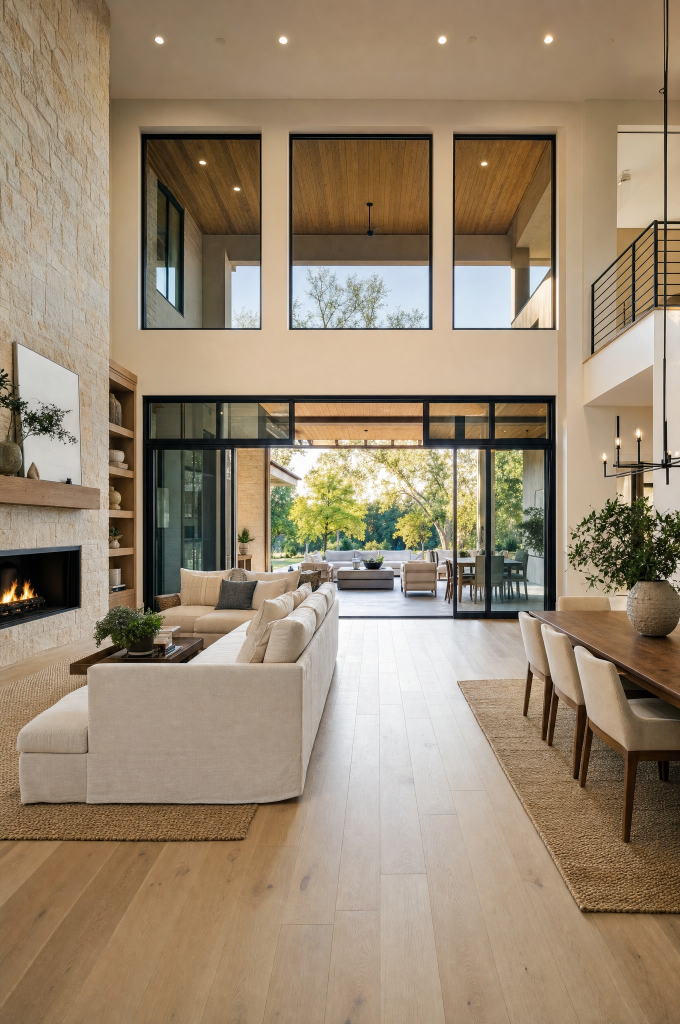
#> input picture docs/marketing/instagram-carousels/src/photos/great-room.jpg, 1360 x 2048 px (shown at 1/2 size); the run also reads 1 picture not shown here
$ python build_v3.py
#> lines starting #> are read from the running program, lines starting #| are printed output that depends on the picture; after the words box and inside, x2 and y2 are one past the last pixel; in counts of white or black regions, pixels touching at a corner belong together
### docs/marketing/instagram-carousels/src/agency.py
import os as _os; _HERE=_os.path.dirname(_os.path.abspath(__file__))
"""Carousel layouts, v2 — built around real app UI rather than text cards."""
import sys; sys.path.insert(0,_os.path.dirname(_os.path.abspath(__file__)))
from PIL import Image, ImageDraw, ImageFilter
from slidekit import *
from device import frame, CLEAN, DETAIL

M, CW = 84, W-168

def new(seed):
    img = ground("dark", seed); return img, ImageDraw.Draw(img)

def eyebrow(d, n, feature, y=140):
    txt = feature.upper(); f = XBOLD(26); x = M
    for ch in txt: d.text((x,y), ch, font=f, fill=LAVENDER); x += d.textlength(ch,font=f)+3.2
    return y+52

def detail(key, width, radius=0.045):
    shot, cr = DETAIL[key]
    return frame(shot, width, crop=cr, radius_ratio=radius, bezel_ratio=0.012, glare=False)

def device(shot, width):
    return frame(shot, width, crop=CLEAN.get(shot))

def foot(img, d, n=None, total=None, swipe_on=False):
    mk = mark(54); img.alpha_composite(mk, (M, H-112))
    d.text((M+72, H-100), "RENDPROP", font=XBOLD(25), fill=PAPER)
    if swipe_on:
        x=W-M
        t="SWIPE"; f=XBOLD(23)
        d.text((x-d.textlength(t,font=f)-56, H-98), t, font=f, fill=LAVENDER)
        for i,dx in enumerate((0,14,28)):
            d.polygon([(x-42+dx,H-96),(x-42+dx,H-76),(x-32+dx,H-86)],
                      fill=LAVENDER if i==2 else (104,88,142))
    elif n:
        t=f"{n}/{total}"; f=BOLD(25)
        d.text((W-M-d.textlength(t,font=f), H-98), t, font=f, fill=MUTED)

# ── 1. HERO: headline, then the real app bleeding off the bottom ─────────────
# [32 lines left out: functions L_hero, L_showcase, not called in this run]

# ── 3. STATEMENT ─────────────────────────────────────────────────────────────
def L_statement(n, total, feature, headline, sub, idx):
    img, d = new(n+idx); eyebrow(d, n, feature)
    lines = headline.split("\n"); size = 124
    while size > 52 and any(d.textlength(l, font=HEAD(size)) > CW for l in lines): size -= 4
    f = HEAD(size); lh = int(size*1.02); y = int(H*0.29)
    for i,l in enumerate(lines): d.text((M, y+i*lh), l, font=f, fill=PAPER)
    y += len(lines)*lh + 44; rule(d, M, y, 120); y += 52
    block(img, d, sub, BODY, 37, M, y, CW-30, 300, MUTED, leading=1.44)
    foot(img, d, idx+2, total); return img

# ── 4. STEPS beside a device ─────────────────────────────────────────────────
# [27 lines left out: functions L_steps, L_pair, not called in this run]

# ── 6. POINTS (kept, for the policy carousels) ───────────────────────────────
def L_points(n, total, feature, title, items, idx):
    img, d = new(n+idx); eyebrow(d, n, feature)
    th = measure(d, title, HEAD, 66, CW, 200)
    body = sum(measure(d, it, BODY, 37, CW-108, 260, leading=1.36)+66+22 for it in items)
    TOP, BOT = 250, H-180
    y = max(TOP, TOP + ((BOT-TOP)-(th+50+body))//2)
    y = block(img, d, title, HEAD, 66, M, y, CW, 200, PAPER) + 50
    for it in items:
        h = measure(d, it, BODY, 37, CW-108, 260, leading=1.36) + 66
        d.rounded_rectangle([M,y,W-M,y+h], radius=24, fill=(19,21,29), outline=(36,33,55), width=2)
        d.ellipse([M+24,y+h//2-8,M+40,y+h//2+8], fill=VIOLET)
        block(img, d, it, BODY, 37, M+64, y+33, CW-108, 260, PAPER, leading=1.36)
        y += h + 22
    foot(img, d, idx+2, total); return img

# ── 7. CTA ───────────────────────────────────────────────────────────────────
# [24 lines left out: function L_cta, not called in this run]

from uikit import photo, screen_photo_studio, screen_tour, P

# ── PHOTO HERO: the property, full bleed, copy over a graduated scrim ────────
def L_photo_hero(n, total, feature, headline, sub, key, focus=0.5):
#> called with n = 1, total = 5, feature = 'The Flythrough', headline = 'Your phone just replaced the drone', key = 'great_room', focus = 0.5
    img = Image.new("RGBA",(W,H),(11,13,16,255))
    ph = photo(W, H, key, focus); img.paste(ph,(0,0))
#> in photo, im is the input picture: PIL image 1360x2048 RGB; mean R, G, B 153.1, 135.7, 113
    sc = Image.new("RGBA",(W,H),(0,0,0,0)); sd = ImageDraw.Draw(sc)
    sd.rectangle([0,0,W,int(H*0.20)], fill=(0,0,0,175))
    N=18; y0=int(H*0.34)
    for i in range(N):
        ya=y0+int((H-y0)*i/N); yb=y0+int((H-y0)*(i+1)/N)
        sd.rectangle([0,ya,W,yb], fill=(0,0,0,int(6+i*12)))
    img.alpha_composite(sc.filter(ImageFilter.GaussianBlur(26)))
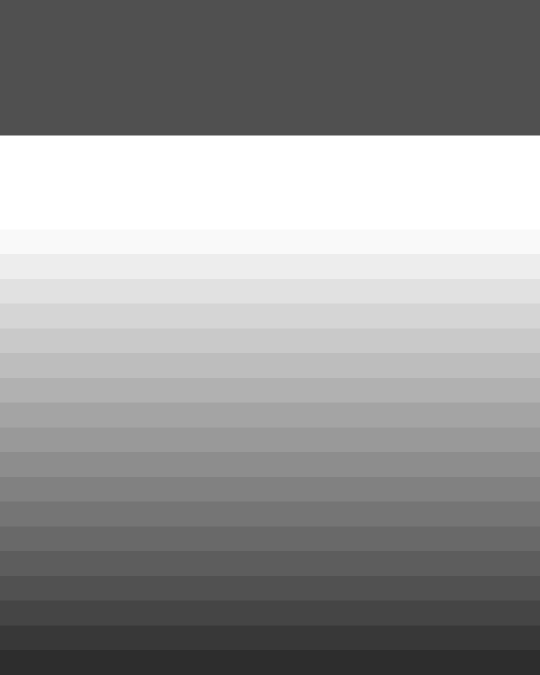
#> sc: PIL image 1080x1350 RGBA (shown at 1/2 size); mean R, G, B, A 0, 0, 0, 106.4; transparent parts drawn white
    d = ImageDraw.Draw(img)
    y = eyebrow(d, n, feature, y=104); rule(d, M, y+2, 120)
#> after `y = eyebrow(d, n, feature, y=104)`: y = 156
    hh = measure(d, headline, HEAD, 92, CW, 400, leading=1.02)
#> hh = 186
    sh = measure(d, sub, BODY, 34, CW-70, 160, leading=1.42)
#> sh = 96
    y = H - 200 - sh - 26 - hh
#> y = 842
    y = block(img, d, headline, HEAD, 92, M, y, CW, 400, PAPER, leading=1.02) + 26
#> y = 1054
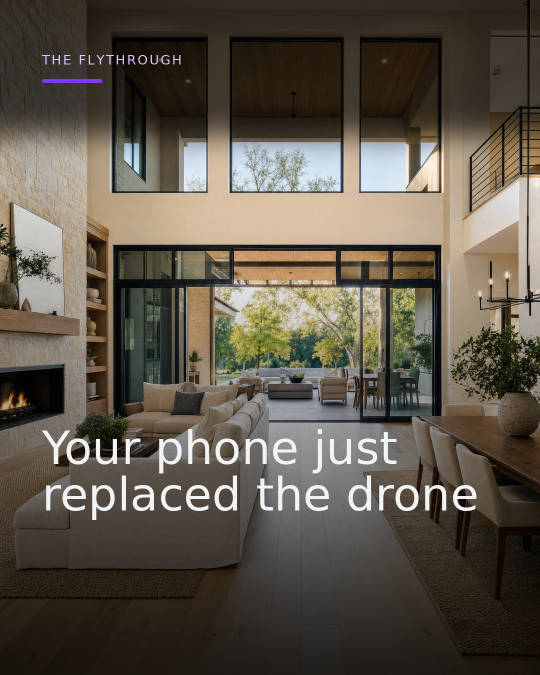
#> img: PIL image 1080x1350 RGBA (shown at 1/2 size); mean R, G, B, A 93.1, 85.3, 73.9, 255
    block(img, d, sub, BODY, 34, M, y, CW-70, 160, (222,222,232), leading=1.42)
    foot(img, d, swipe_on=True); return img
#> (the call stopped at in mark, `png = cairosvg.svg2png(url=MARK_SVG, output_width=width*3, output_heig..`: cairosvg is not available in this run)

# ── BEFORE / AFTER: the highest-performing format in this category ──────────
# [22 lines left out: function L_before_after, not called in this run]

# ── APP: a drawn screen in a device, beside the copy ────────────────────────
def L_app(n, total, feature, title, caption, which, idx, highlight=None):
    img, d = new(n+idx)
#> in ground, `out = Image.blend(base, glow.filter(ImageFilter.GaussianBlur(220)), 0...`:
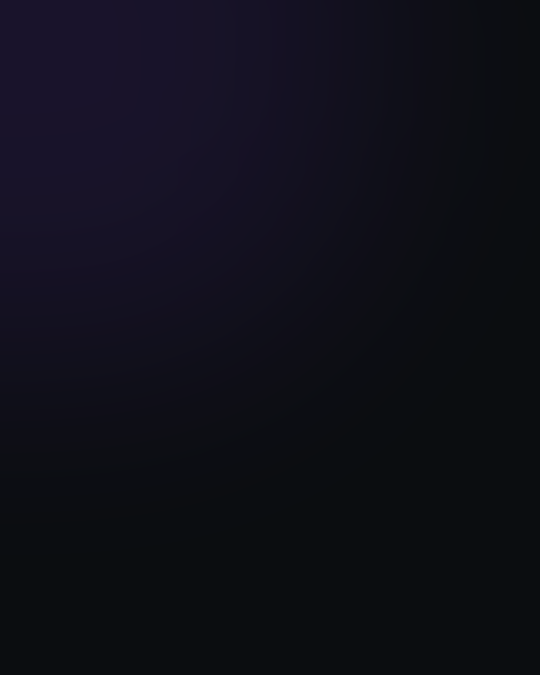
#> out: PIL image 1080x1350 RGB (shown at 1/2 size); mean R, G, B 15.2, 14.8, 24.3
    y = eyebrow(d, n, feature) + 6
#> y = 198
    y = block(img, d, title, HEAD, 58, M, y, CW, 140, PAPER, leading=1.05) + 12
#> y = 270
    y = block(img, d, caption, BODY, 31, M, y, CW-40, 150, MUTED, leading=1.42) + 34
#> y = 392
    scr = screen_photo_studio(620,1340,highlight=highlight) if which=="studio" else screen_tour(620,1340)
    dev = frame(scr, 520)
    avail = (H-150) - y
    if dev.height > avail:
        s = avail/dev.height
        dev = dev.resize((int(dev.width*s), int(dev.height*s)), Image.LANCZOS)
    img.alpha_composite(dev, ((W-dev.width)//2, y))
    foot(img, d, idx+2, total); return img

# ── CTA over the property ───────────────────────────────────────────────────
def L_cta2(n, total, key="ext_twilight"):
    img = Image.new("RGBA",(W,H),(11,13,16,255))
    img.paste(photo(W,H,key),(0,0))
    sc = Image.new("RGBA",(W,H),(0,0,0,0)); ImageDraw.Draw(sc).rectangle([0,0,W,H], fill=(9,10,14,190))
    img.alpha_composite(sc)
    d = ImageDraw.Draw(img)
    y = 300
    mk = mark(150); img.alpha_composite(mk, ((W-mk.width)//2, y)); y += mk.height + 34
    t="RENDPROP"; f=HEAD(62); d.text(((W-d.textlength(t,font=f))//2,y), t, font=f, fill=PAPER); y += 100
    t2="Win the listing. Skip the film crew."; f2=BODY(35)
    d.text(((W-d.textlength(t2,font=f2))//2,y), t2, font=f2, fill=(214,214,226)); y += 86
    bw,bh=540,98; bx=(W-bw)//2
    d.rounded_rectangle([bx,y,bx+bw,y+bh], radius=bh//2, fill=VIOLET)
    t3="Free for 7 days"; f3=XBOLD(35)
    d.text((bx+(bw-d.textlength(t3,font=f3))//2, y+28), t3, font=f3, fill=PAPER); y += bh+34
    t4="Link in bio  ·  @rendprop"; f4=BOLD(28)
    d.text(((W-d.textlength(t4,font=f4))//2,y), t4, font=f4, fill=LAVENDER)
    foot(img, d); return img

### docs/marketing/instagram-carousels/src/uikit.py
import os as _os; _HERE=_os.path.dirname(_os.path.abspath(__file__))
"""Rendprop UI, redrawn as artwork.

Not screenshot crops. Every screen here is composed from the real app's own
layout, colours and copy, drawn at whatever resolution the slide needs — so a
carousel never contains a fragment of sky, a compression seam, or a status bar
that happens to be in shot.
"""
import sys; sys.path.insert(0,_os.path.dirname(_os.path.abspath(__file__)))
from PIL import Image, ImageDraw, ImageFilter, ImageFont

FDIR = _os.path.join(_HERE,"fonts")+"/"
SHOTS = "/mnt/user-data/uploads/Rendprop AI/repo/docs/appstore/screenshots/6.9/"
UI  = lambda s: ImageFont.truetype(FDIR+"Inter-2.ttf", s)   # regular
UIS = lambda s: ImageFont.truetype(FDIR+"Inter-1.ttf", s)   # semibold
UIB = lambda s: ImageFont.truetype(FDIR+"Inter-0.ttf", s)   # extrabold

WHITE=(255,255,255); INK=(17,19,24); GREY=(122,126,138); LINE=(232,233,238)
VIOLET=(124,58,237); VIOLET_L=(160,110,245)

PHOTO_DIR = _os.path.join(_HERE,"photos")+"/"

# Real estate photography generated for this brand: a single modern home shot
# once, then edited so each before/after pair is the SAME house, same camera,
# same framing, with only the advertised change. That is what makes a sky or a
# staging claim legible in a feed — a different house on each side proves
# nothing.
P = {
 "ext_before":  "ext-grey.jpg",       "ext_blue":   "ext-blue.jpg",
 "ext_twilight":"ext-twilight.jpg",   "ext_lawn":   "ext-lawn.jpg",
 "great_room":  "great-room.jpg",     "kitchen":    "kitchen.jpg",
 "living_before":"living-cluttered.jpg","living_after":"living-tidy.jpg",
 "room_before": "room-empty.jpg",     "room_after": "room-staged.jpg",
 "ranch":       "ranch.jpg",          "bedroom":    "bedroom.jpg",
 "bath":        "bath.jpg",           "dining":     "dining.jpg",
 "pool":        "pool.jpg",           "townhouse":  "townhouse.jpg",
 "venue":       "venue.jpg",          "office":     "office.jpg",
}
_pc = {}
def photo(w, h, key="great_room", focus=0.5):
    """A listing photo, filled to the box.

    focus is where the crop sits vertically: 0.0 keeps the top of the frame,
    1.0 keeps the bottom, 0.5 is centred. It matters because Instagram crops
    a 4:5 post to a square from the middle for the profile grid, so whatever
    sits in the middle of the frame is the tile. On the sky and lawn posts
    that has to be the sky, or the lawn, or the two exterior tiles come out
    identical in the grid."""
    if key not in _pc: _pc[key] = Image.open(PHOTO_DIR + P[key]).convert("RGB")
    im = _pc[key]
    sc = max(w/im.width, h/im.height)
    im = im.resize((max(1,int(im.width*sc)), max(1,int(im.height*sc))), Image.LANCZOS)
    x=(im.width-w)//2
    y=int((im.height-h)*min(1.0, max(0.0, focus)))
    return im.crop((x,y,x+w,y+h))


def _rr(d, box, r, **kw): d.rounded_rectangle(box, radius=r, **kw)

def status_bar(d, w, y, dark=False):
    c = WHITE if dark else INK
    d.text((int(w*0.085), y), "9:41", font=UIB(int(w*0.038)), fill=c)
    bx = int(w*0.80)
    for i,hh in enumerate((5,8,11,14)):
        d.rectangle([bx+i*int(w*0.016), y+int(w*0.030)-hh, bx+i*int(w*0.016)+int(w*0.010), y+int(w*0.030)], fill=c)
    bx2 = int(w*0.885)
    _rr(d,[bx2,y+int(w*0.006),bx2+int(w*0.052),y+int(w*0.030)], int(w*0.008), outline=c, width=2)
    d.rectangle([bx2+2,y+int(w*0.009),bx2+int(w*0.040),y+int(w*0.027)], fill=(52,199,89))

# [59 lines left out: functions nav_bar, tab_bar, screen_photo_studio, not called in this run]

def screen_tour(w, h, chapter="Great room"):
    """The tour page, as the app presents it.

    The photograph is a LANDSCAPE card at its native aspect, not a full-bleed
    portrait fill. That is a deliberate call: the only clean photography in the
    shipped assets is wide, and forcing a 0.46 portrait out of a 3.2 letterbox
    crops onto whatever happens to be in the middle — a doorframe, a newel post.
    A sharp, well-composed card beats a stretched fill every time.
    """
#> called with w = 620, h = 1340, chapter = 'Great room'
    img = Image.new("RGB",(w,h),(12,13,17)); d=ImageDraw.Draw(img)
    status_bar(d,w,int(w*0.055), dark=True)
    f=UIS(int(w*0.042)); t_="Demo listing page"
    d.text(((w-d.textlength(t_,font=f))//2,int(w*0.150)), t_, font=f, fill=(236,236,242))
    x=int(w*0.075); m=int(w*0.020)
    d.line([(x+m,int(w*0.163)),(x,int(w*0.183)),(x+m,int(w*0.203))], fill=VIOLET_L, width=max(2,int(w*0.007)))

    # the hero card
    cy = int(w*0.255); cw=int(w*0.90); ch=int(cw*0.62)
    ph = photo(cw, ch, "great_room")
#> call 2 of photo, with w = 558, h = 345, key = 'great_room', focus = 0.5
#> in photo (call 2), `return im.crop((x,y,x+w,y+h))`:
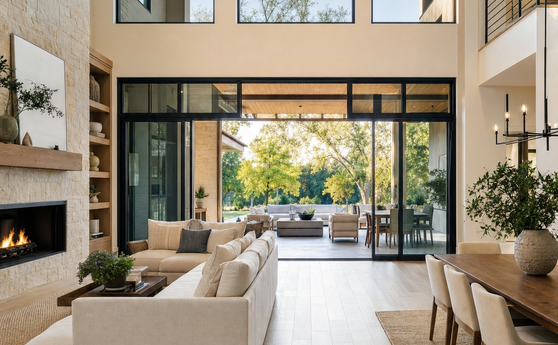
#> returned value: PIL image 558x345 RGB; mean R, G, B 154.1, 142.8, 123.6
    mk = Image.new("L",(cw,ch),0); ImageDraw.Draw(mk).rounded_rectangle([0,0,cw-1,ch-1], radius=int(w*0.048), fill=255)
#> after `ImageDraw.Draw(mk).rounded_rectangle([0, 0, cw - 1, ch - 1], radius=in`:
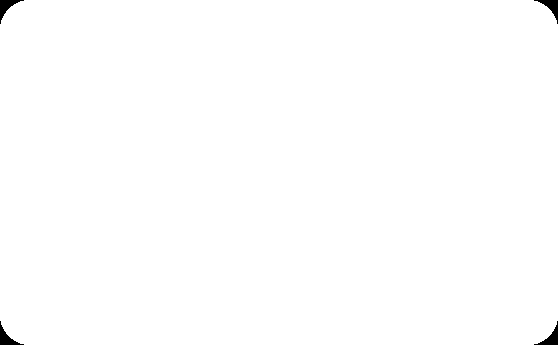
#> mk: PIL image 558x345 L; 99.6% white; 4 black regions, box (x1, y1, x2, y2) and area: (0, 0, 24, 24) 189, (534, 0, 558, 24) 189, (0, 321, 24, 345) 189, (534, 321, 558, 345) 189
    img.paste(ph, (int(w*0.05), cy), mk)
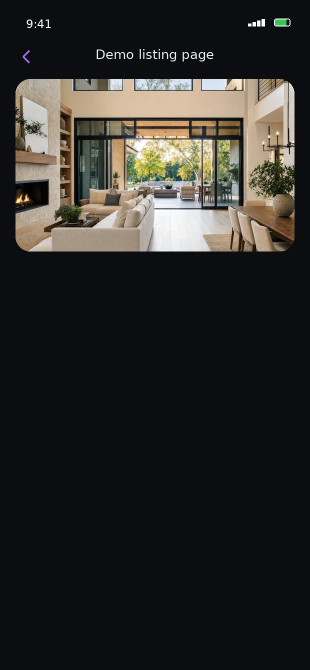
#> img: PIL image 620x1340 RGB (shown at 1/2 size); mean R, G, B 45.4, 43.6, 42.2
    ov = Image.new("RGBA",(cw,ch),(0,0,0,0)); od=ImageDraw.Draw(ov)
    for i in range(12):
        ya=int(ch*0.55)+int(ch*0.45*i/12); yb=int(ch*0.55)+int(ch*0.45*(i+1)/12)
        od.rectangle([0,ya,cw,yb], fill=(0,0,0,int(8+i*13)))
    od.rectangle([0,0,cw,int(ch*0.30)], fill=(0,0,0,90))
    ovm=Image.new("RGBA",(cw,ch),(0,0,0,0)); ovm.paste(ov,(0,0),mk)
#> after `ovm.paste(ov, (0, 0), mk)`:
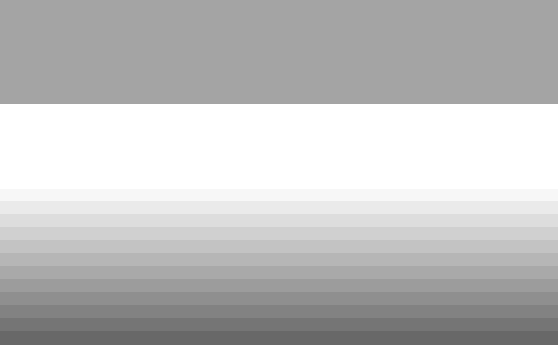
#> ov: PIL image 558x345 RGBA; mean R, G, B, A 0, 0, 0, 63.5; transparent parts drawn white
    img.paste(Image.alpha_composite(img.crop((int(w*0.05),cy,int(w*0.05)+cw,cy+ch)).convert("RGBA"), ovm).convert("RGB"), (int(w*0.05),cy))
#> (the rest of the program and of its run is left out)
